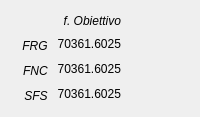
            <widget class="QWidget" name="onr2indFobWgt" native="true">
             <layout class="QGridLayout" name="onr2fobGL">
              <property name="spacing">
               <number>0</number>
              </property>
              <item row="3" column="0">
               <widget class="QLabel" name="onr2indFobFNCTitleLbl">
                <property name="minimumSize">
                 <size>
                  <width>0</width>
                  <height>25</height>
                 </size>
                </property>
                <property name="maximumSize">
                 <size>
                  <width>16777215</width>
                  <height>20</height>
                 </size>
                </property>
                <property name="font">
                 <font>
                  <italic>true</italic>
                 </font>
                </property>
                <property name="styleSheet">
                 <string notr="true">border-right: 1px solid rgb(255, 170, 0);</string>
                </property>
                <property name="text">
                 <string>FNC </string>
                </property>
                <property name="alignment">
                 <set>Qt::AlignRight|Qt::AlignTrailing|Qt::AlignVCenter</set>
                </property>
                <property name="margin">
                 <number>2</number>
                </property>
               </widget>
              </item>
              <item row="2" column="0">
               <widget class="QLabel" name="onr2indFobFRGTitleLbl">
                <property name="minimumSize">
                 <size>
                  <width>0</width>
                  <height>25</height>
                 </size>
                </property>
                <property name="maximumSize">
                 <size>
                  <width>16777215</width>
                  <height>20</height>
                 </size>
                </property>
                <property name="font">
                 <font>
                  <italic>true</italic>
                 </font>
                </property>
                <property name="styleSheet">
                 <string notr="true">border-right: 1px solid rgb(255, 170, 0);</string>
                </property>
                <property name="text">
                 <string>FRG </string>
                </property>
                <property name="alignment">
                 <set>Qt::AlignRight|Qt::AlignTrailing|Qt::AlignVCenter</set>
                </property>
                <property name="margin">
                 <number>2</number>
                </property>
               </widget>
              </item>
              <item row="3" column="1">
               <widget class="QLabel" name="onr2indFobFNCfobLbl">
                <property name="text">
                 <string>70361.6025</string>
                </property>
                <property name="alignment">
                 <set>Qt::AlignRight|Qt::AlignTrailing|Qt::AlignVCenter</set>
                </property>
               </widget>
              </item>
              <item row="4" column="1">
               <widget class="QLabel" name="onr2indFobSFSfobLbl">
                <property name="text">
                 <string>70361.6025</string>
                </property>
                <property name="alignment">
                 <set>Qt::AlignRight|Qt::AlignTrailing|Qt::AlignVCenter</set>
                </property>
               </widget>
              </item>
              <item row="1" column="0">
               <widget class="QLabel" name="onr2indFobNullLbl">
                <property name="minimumSize">
                 <size>
                  <width>40</width>
                  <height>20</height>
                 </size>
                </property>
                <property name="maximumSize">
                 <size>
                  <width>40</width>
                  <height>20</height>
                 </size>
                </property>
                <property name="font">
                 <font>
                  <italic>true</italic>
                 </font>
                </property>
                <property name="styleSheet">
                 <string notr="true">border-bottom: 1px solid rgb(255, 170, 0);
border-right: 1px solid rgb(255, 170, 0);</string>
                </property>
                <property name="text">
                 <string/>
                </property>
                <property name="alignment">
                 <set>Qt::AlignRight|Qt::AlignTrailing|Qt::AlignVCenter</set>
                </property>
                <property name="margin">
                 <number>5</number>
                </property>
               </widget>
              </item>
              <item row="4" column="0">
               <widget class="QLabel" name="onr2indFobSFSTitleLbl">
                <property name="minimumSize">
                 <size>
                  <width>0</width>
                  <height>25</height>
                 </size>
                </property>
                <property name="maximumSize">
                 <size>
                  <width>16777215</width>
                  <height>20</height>
                 </size>
                </property>
                <property name="font">
                 <font>
                  <italic>true</italic>
                 </font>
                </property>
                <property name="styleSheet">
                 <string notr="true">border-right: 1px solid rgb(255, 170, 0);</string>
                </property>
                <property name="text">
                 <string>SFS </string>
                </property>
                <property name="alignment">
                 <set>Qt::AlignRight|Qt::AlignTrailing|Qt::AlignVCenter</set>
                </property>
                <property name="margin">
                 <number>2</number>
                </property>
               </widget>
              </item>
              <item row="1" column="1">
               <widget class="QLabel" name="onr2indFobTitlefobLbl">
                <property name="minimumSize">
                 <size>
                  <width>70</width>
                  <height>0</height>
                 </size>
                </property>
                <property name="font">
                 <font>
                  <italic>true</italic>
                 </font>
                </property>
                <property name="styleSheet">
                 <string notr="true">border-bottom: 1px solid rgb(255, 170, 0);</string>
                </property>
                <property name="text">
                 <string>f. Obiettivo</string>
                </property>
                <property name="alignment">
                 <set>Qt::AlignRight|Qt::AlignTrailing|Qt::AlignVCenter</set>
                </property>
                <property name="margin">
                 <number>2</number>
                </property>
               </widget>
              </item>
              <item row="1" column="2">
               <spacer name="onr2indFobSpc">
                <property name="orientation">
                 <enum>Qt::Horizontal</enum>
                </property>
                <property name="sizeHint" stdset="0">
                 <size>
                  <width>40</width>
                  <height>20</height>
                 </size>
                </property>
               </spacer>
              </item>
              <item row="2" column="1">
               <widget class="QLabel" name="onr2indFobFRGfobLbl">
                <property name="text">
                 <string>70361.6025</string>
                </property>
                <property name="alignment">
                 <set>Qt::AlignRight|Qt::AlignTrailing|Qt::AlignVCenter</set>
                </property>
               </widget>
              </item>
             </layout>
            </widget>
